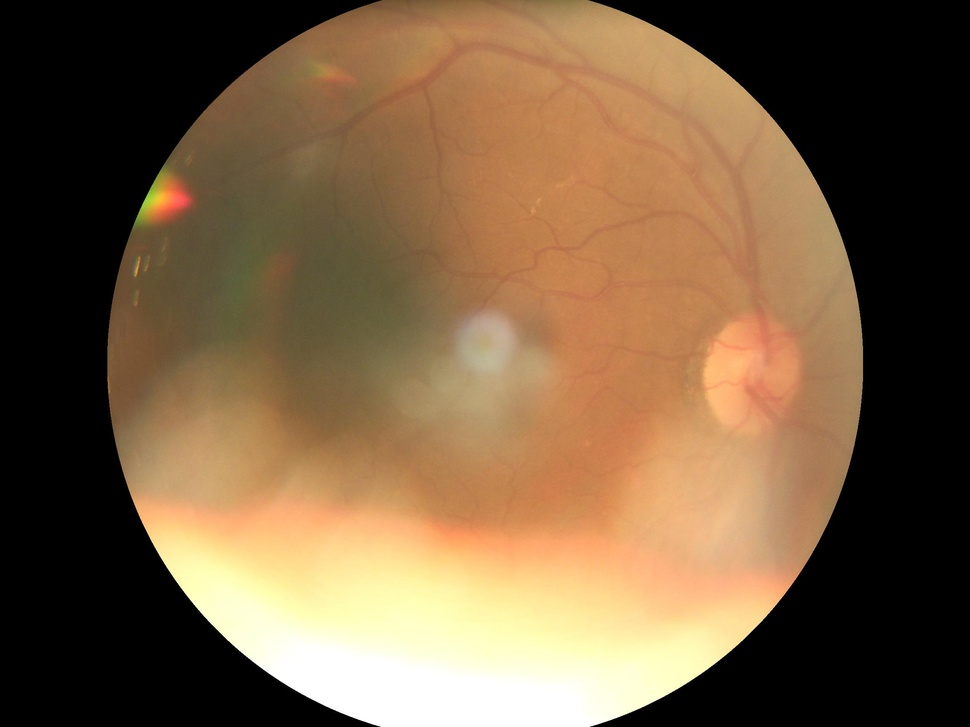
#> input picture glaucoma/data aumentation/dataset/ocular/0/1114_right.jpg, 970 x 727 px, shrunk from 2304 x 1728 before the run; its folder holds only this picture in this run
$ jupyter execute --allow-errors clean_image_dataset_generation.ipynb
#> lines starting #> are read from the running program, lines starting #| are printed output that depends on the picture; after the words box and inside, x2 and y2 are one past the last pixel; in counts of white or black regions, pixels touching at a corner belong together
[cell 1]
## convert to function
from imutils import contours
from skimage import measure
import numpy as np
import imutils
import cv2
from google.colab.patches import cv2_imshow
import pandas as pd
import glob
from tqdm.auto import tqdm
tqdm.pandas()
import shutil

[cell 2]
def get_disk(image):
  try:
    image = cv2.imread(image)
#> image is the input picture: shape (727, 970, 3); mean B, G, R 65.7, 94, 119.2
    gray = cv2.cvtColor(image, cv2.COLOR_BGR2GRAY)
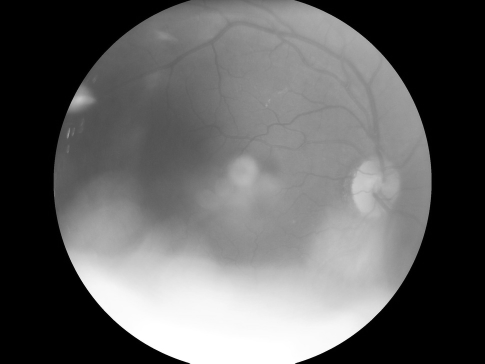
#> gray: shape (727, 970) (shown at 1/2 size); min 0, max 255, mean 98.3
    blur = cv2.bilateralFilter(gray,9,75,75)
    median=cv2.medianBlur(blur, 5)

    # threshold the image to reveal light regions in the
    # blurred image
    thresh = cv2.threshold(median, 155, 255, cv2.THRESH_BINARY)[1]
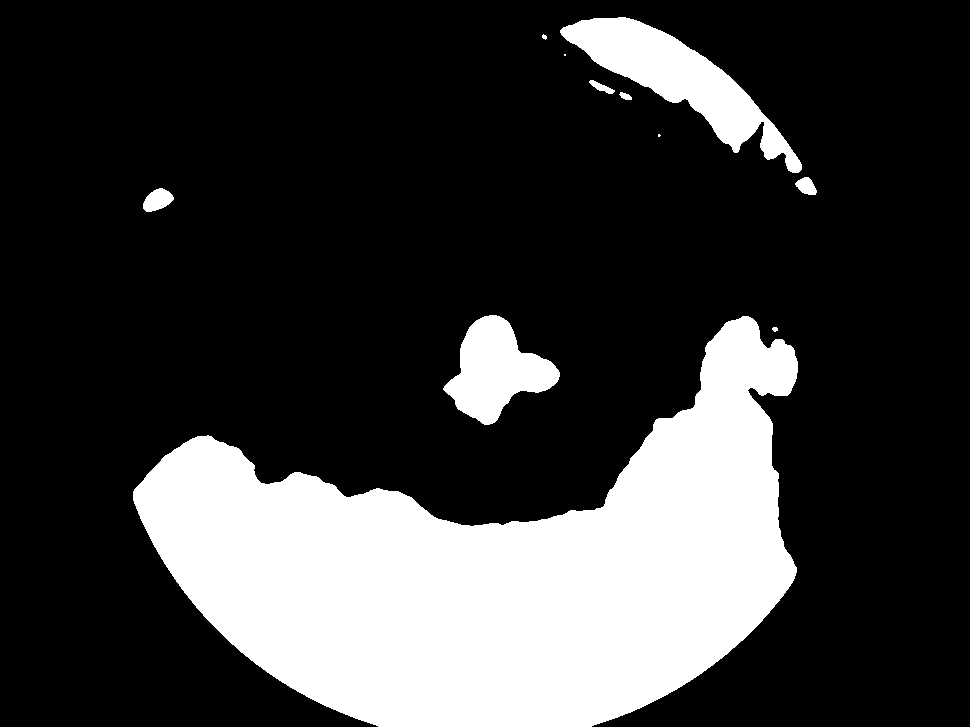
#> thresh: shape (727, 970); 23% white; 11 white regions (2 under 20 px), largest, box (x1, y1, x2, y2) and area: (133, 316, 798, 727) 142728, (560, 17, 802, 173) 11606, (443, 315, 560, 425) 6896
    # perform a series of erosions and dilations to remove
    # any small blobs of noise from the thresholded image
    thresh = cv2.erode(thresh, None, iterations=2)
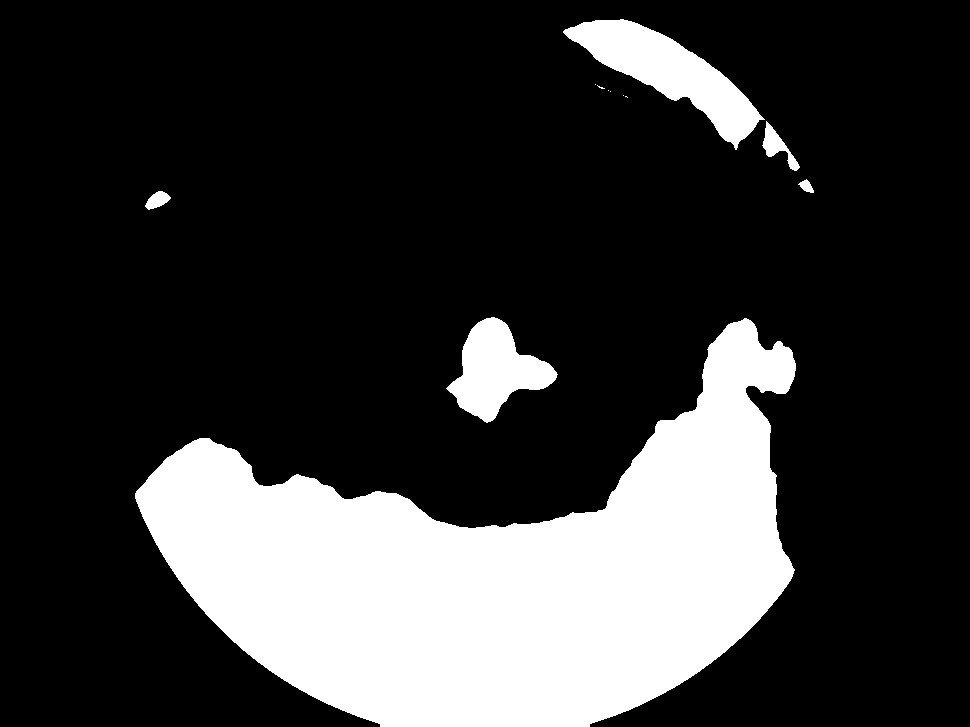
#> thresh: shape (727, 970); 21.9% white; 12 white regions (6 under 20 px), largest, box (x1, y1, x2, y2) and area: (135, 318, 796, 727) 138095, (563, 19, 765, 150) 9219, (446, 317, 558, 423) 5994, (762, 121, 800, 171) 625, (145, 191, 171, 210) 293, (798, 179, 814, 193) 123
    thresh = cv2.dilate(thresh, None, iterations=4)
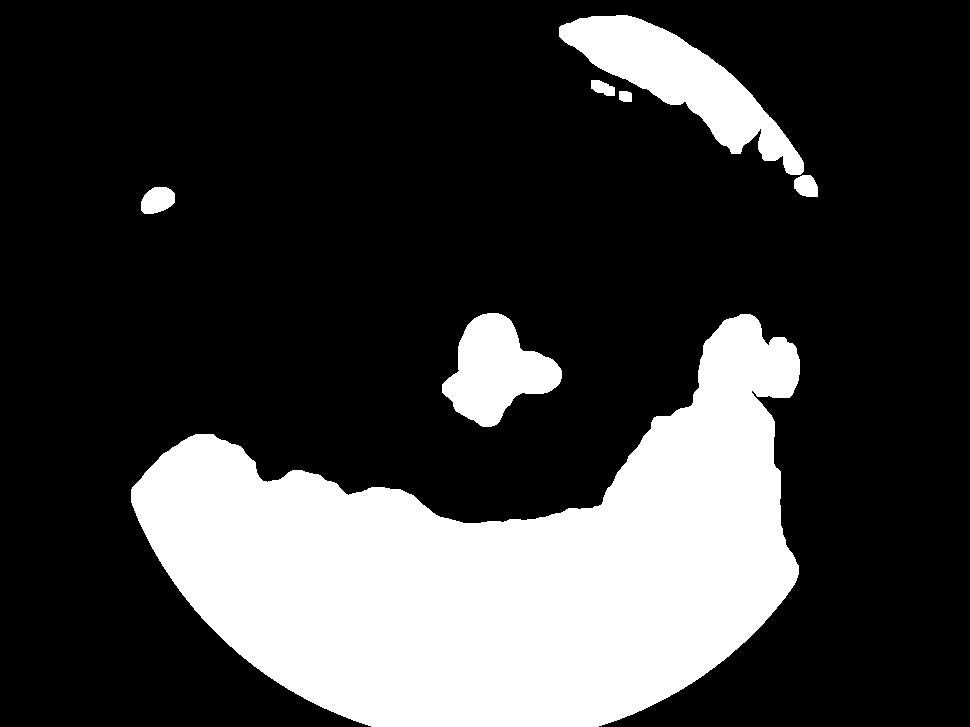
#> thresh: shape (727, 970); 24.1% white; 7 white regions, largest, box (x1, y1, x2, y2) and area: (131, 314, 800, 727) 147337, (559, 15, 804, 175) 13370, (442, 313, 562, 427) 7818

    # perform a connected component analysis on the thresholded
    # image, then initialize a mask to store only the "large"
    # components
    labels = measure.label(thresh, connectivity=2, background=0)
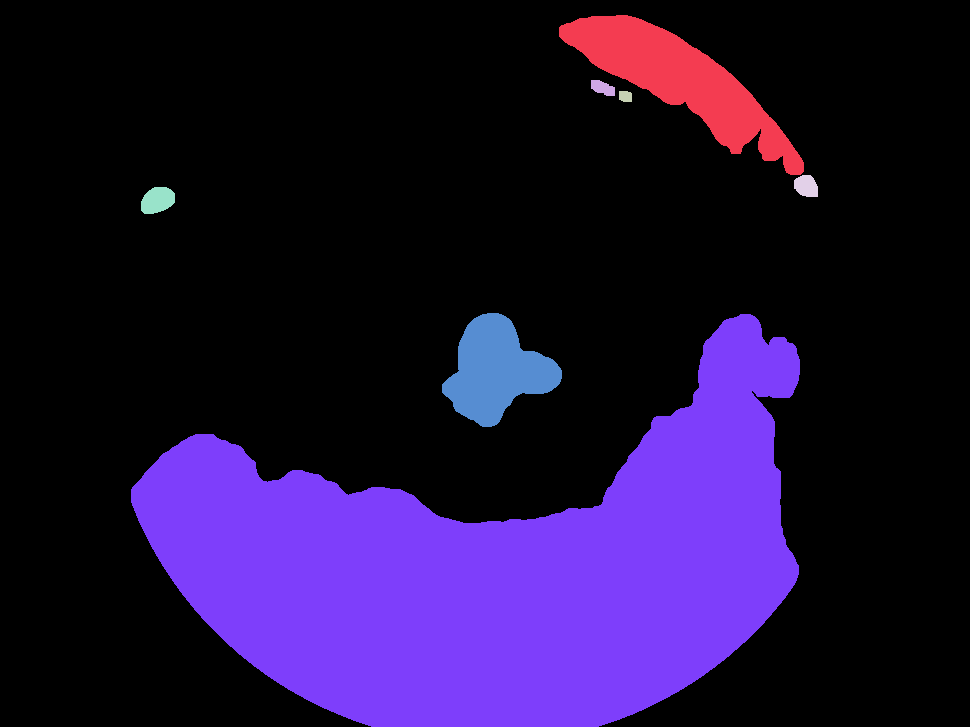
#> labels: shape (727, 970) int64; 8 distinct labels, from 0 to 7; one colour per label, 0 black
    mask = np.zeros(thresh.shape, dtype="uint8")

    # loop over the unique components
    for label in np.unique(labels):
      # if this is the background label, ignore it
      if label == 0:
        continue

      # otherwise, construct the label mask and count the
      # number of pixels
      labelMask = np.zeros(thresh.shape, dtype="uint8")
      labelMask[labels == label] = 255
      numPixels = cv2.countNonZero(labelMask)

      # if the number of pixels in the component is sufficiently
      # large, then add it to our mask of "large blobs"
      if numPixels >500:
        mask = cv2.add(mask, labelMask)
#> this loop made 8 passes
#> numPixels on passes 2 to 8: 13370, 267, 132, 427, 717, 7818, 147337
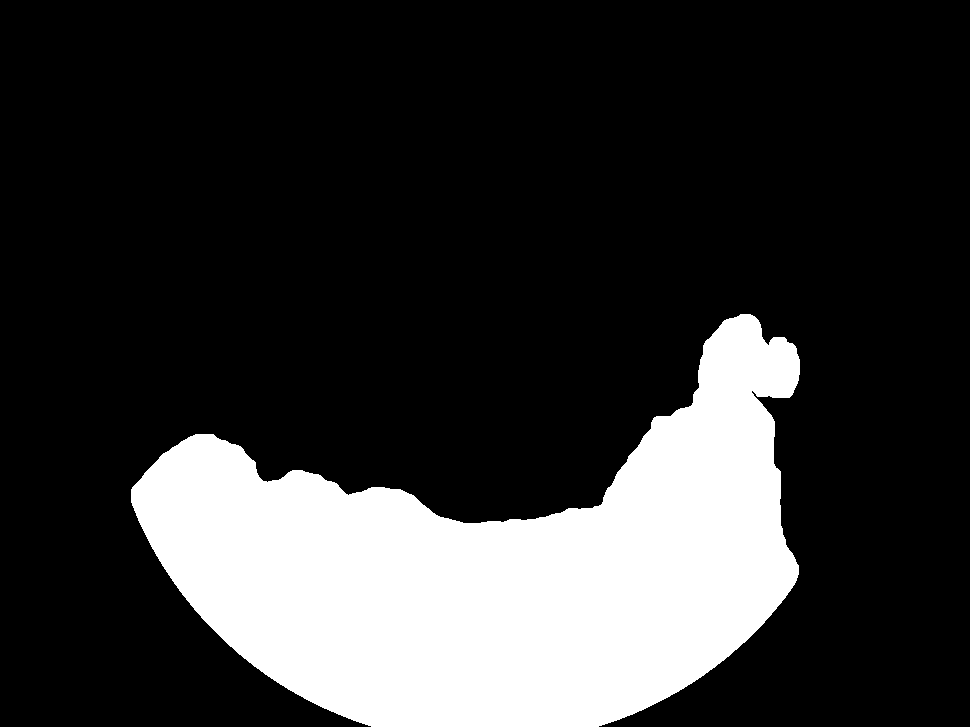
#> labelMask: shape (727, 970); 20.9% white; 1 white region, box (x1, y1, x2, y2) and area: (131, 314, 800, 727) 147337
#> mask: shape (727, 970); 24% white; 4 white regions

    # find the contours in the mask, then sort them from left to
    # right
    cnts = cv2.findContours(mask.copy(), cv2.RETR_EXTERNAL,
      cv2.CHAIN_APPROX_SIMPLE)
#> cnts = 4 contours; box (x1, y1, x2, y2) and area: (131, 314, 800, 727) 146434, (559, 15, 804, 175) 13076, (442, 313, 562, 427) 7652, (141, 187, 175, 214) 672
    cnts = imutils.grab_contours(cnts)
    cnts = contours.sort_contours(cnts)[0]
    # print (cnts)
    # loop over the contours
    for (i, c) in enumerate(cnts):
        ellipse = cv2.fitEllipse(c)
        (x, y, w, h) = cv2.boundingRect(c)
        break
#> this loop made 1 pass
#> (ellipse, x, y, w, h) on pass 1: (((496.3, 532.6), (415.5, 661.8), 80.51), 131, 314, 669, 413)
      # draw the bright spot on the image

    padding = 100
    image = image[y-padding:y+h+padding, x-padding:x+w+padding]
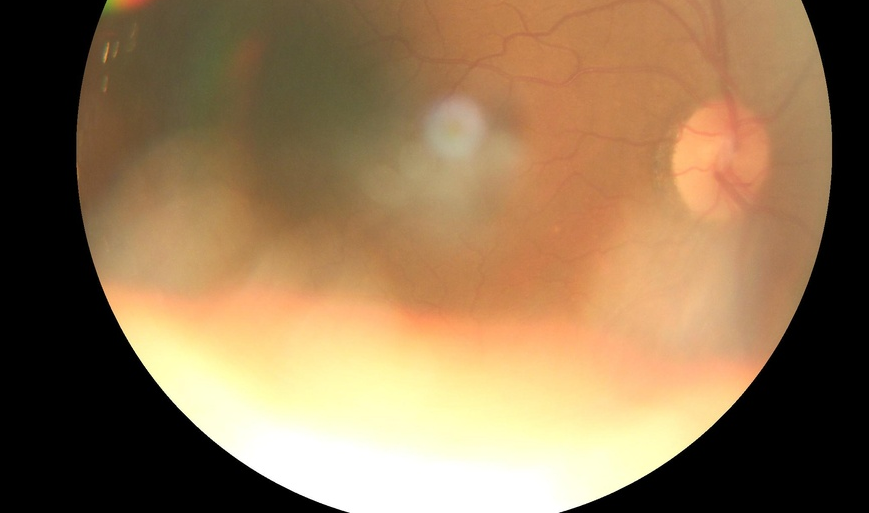
#> image: shape (513, 869, 3); mean B, G, R 84.1, 118.1, 146.6
    return True
  except:
    return False

$ run again, on glaucoma/data aumentation/dataset/ocular/0/2897_left.jpg
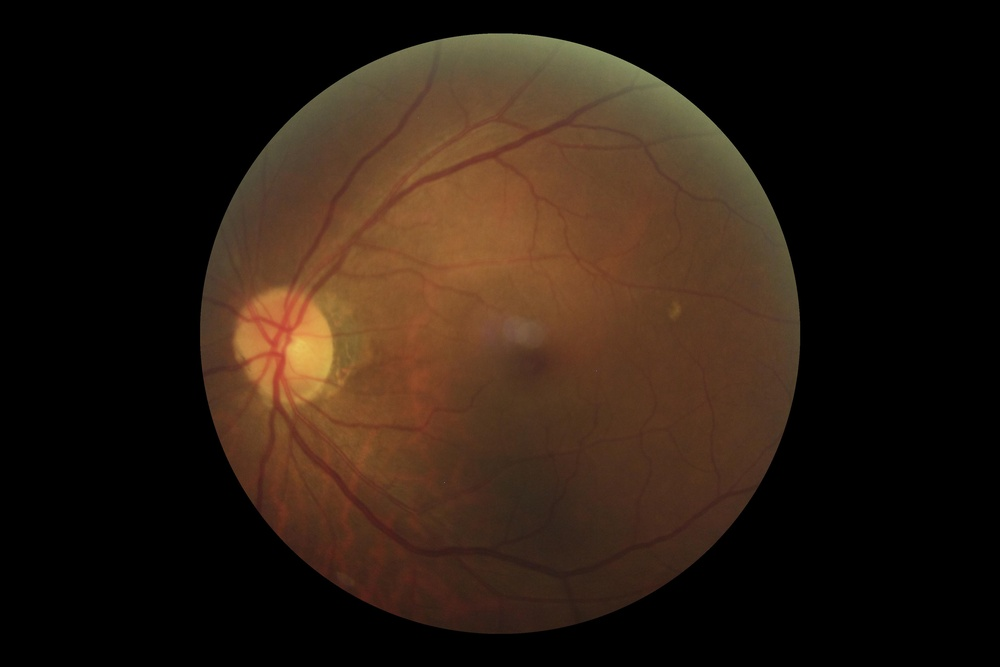
#> input picture glaucoma/data aumentation/dataset/ocular/0/2897_left.jpg, 1000 x 667 px, shrunk from 3888 x 2592 before the run
#> in get_disk, image is the input picture: shape (667, 1000, 3); mean B, G, R 17.7, 28.3, 42.7
#> in get_disk, `thresh = cv2.threshold(median, 155, 255, cv2.THRESH_BINARY)[1]`:
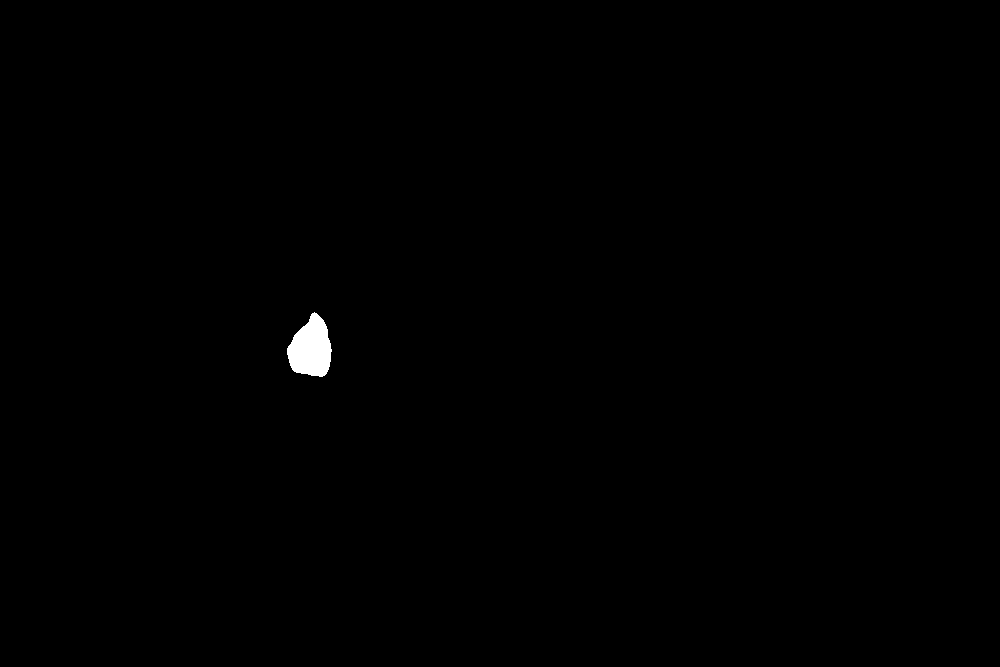
#> thresh: shape (667, 1000); 0.3% white; 1 white region, box (x1, y1, x2, y2) and area: (287, 312, 332, 377) 2014
#> labels: shape (667, 1000) int64; values 0 (black) and 1 (white), 0.37% white; 1 white region
#> the loop in get_disk, `for label in np.unique(labels):` made 2 passes
#> numPixels on pass 2: 2450
#> cnts = 1 contour; box (x1, y1, x2, y2) and area: (285, 311, 333, 378) 2364
#> the loop in get_disk, `for (i, c) in enumerate(cnts):` made 1 pass
#> (ellipse, x, y, w, h) on pass 1: (((310.5, 348.8), (47.94, 68.27), 3.71), 285, 311, 48, 67)
#> in get_disk, `image = image[y-padding:y+h+padding, x-padding:x+w+padding]`:
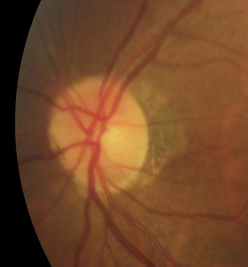
#> image: shape (267, 248, 3); mean B, G, R 40.6, 72.1, 115.5
